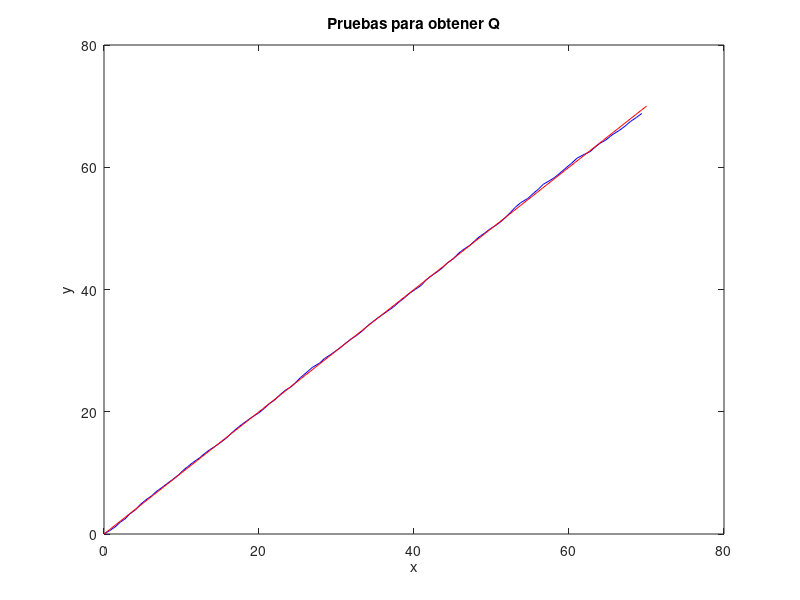
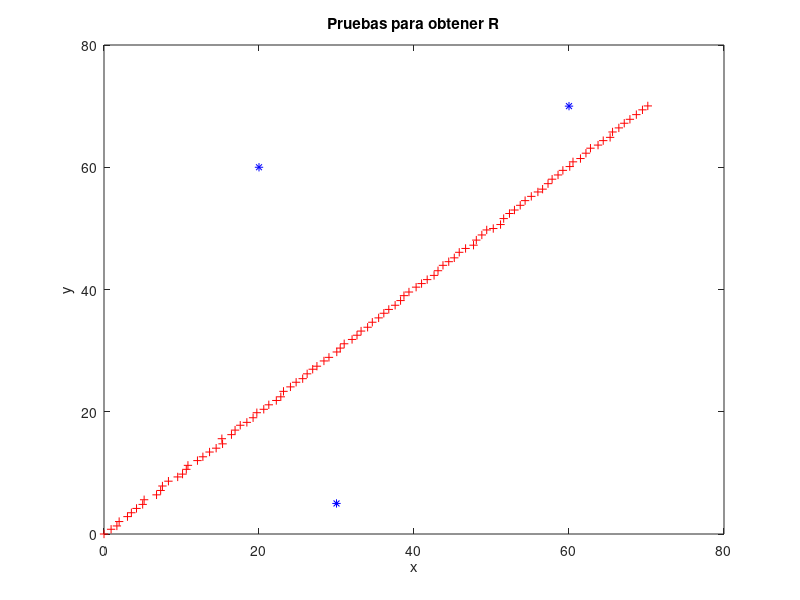
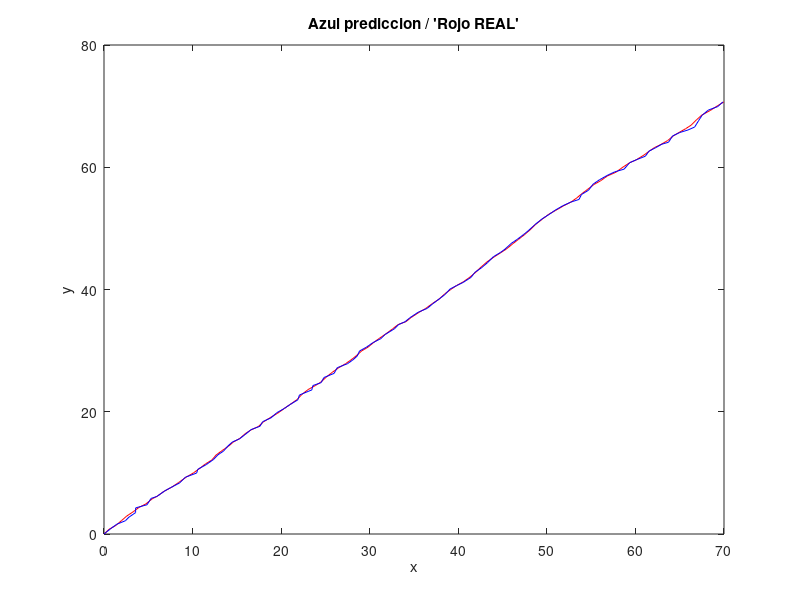

Source code (MATLAB) for these figures, in order:
close all
clear all

N_steps= 100;
u_theta = 0*pi/180;
u_avance = 1;

des = .1;    %% Desviacion estandar  Del error de movimiento
des_l = .1;  %% desviacion estandar del error en lectura de lanmarks
media = 0;



%%%%%%%  Para calcular Q  %%%%%%%%%%
angle_real = [1:N_steps];
x = [1:N_steps];
y = [1:N_steps];

angle = [1:N_steps];
x_real = [1:N_steps];
y_real = [1:N_steps];

%% Valores iniciales

angle_real(1) = pi/4;
x_real(1) = 0;
y_real(1) = 0;

angle(1) = pi/4;
x(1)=0;
y(1)=0;

  
%%%%%%%%%%%     Para optener Q
for steps = 2:N_steps

  angle_real(steps) = angle_real(steps-1) + u_theta ;
  x_real(steps) = x_real(steps-1) + u_avance * cos( angle_real(steps) );
  y_real(steps) = y_real(steps-1) + u_avance * sin( angle_real(steps) );
  
  
  angle(steps) = angle(steps-1) + u_theta ;
  x(steps) =  x(steps-1) + u_avance * cos( angle(steps-1) + u_theta  ) +(des.*randn() + media);
  y(steps) =  y(steps-1) + u_avance * sin( angle(steps-1) + u_theta  ) +(des.*randn() + media);
  
  x_error(steps) = x(steps) - x(steps-1);
  y_error(steps) = y(steps) - y(steps-1);
  angle_error(steps) =  atan( (y(steps)-y(steps-1) ) / (x(steps)-x(steps-1)+.001)  ) ;
    
end


figure(1);
plot(x,y,'b');
title ("Pruebas para obtener Q");
xlabel ("x");
ylabel ("y");
hold on; 
plot(x_real,y_real,'r')
hold off; 
 
Q = [ var(x_error(2:end)), 0, 0 ;0, var(y_error(2:end)), 0; 0,0,var(angle_error(2:end))]

%%%%% Para obtener R

landmarks = [ .3*N_steps, .2*N_steps, .6*N_steps ;
              .05*N_steps, .6*N_steps, .7*N_steps]

l_n = landmarks;

[ nada,n_radios] = size(landmarks)
radio = [1:n_radios]

x_z(1) = 0;
y_z(1) = 0;

for steps = 2:N_steps

   for i = 1:n_radios
    l_n(1,i)=landmarks(1,i);
    l_n(2,i)=landmarks(2,i); 
   end
   
   for i = 1:n_radios
    rd(i) =   sqrt( ( l_n(1,i)+(des.*randn() + media) - x_real(steps) )^2 + ( l_n(2,i) + (des.*randn() + media)- y_real(steps) )^2 ) ;
   end
   
   a1 = l_n(2,2)-l_n(2,1);
   a2 = rd(2)^2 - rd(3)^2 - l_n(1,2)^2 + l_n(1,3)^2 - l_n(2,2)^2  + l_n(2,3)^2 ;
   a3 = l_n(2,3)-l_n(2,2);
   a4 = rd(1)^2 - rd(2)^2 - l_n(1,1)^2 + l_n(1,2)^2 - l_n(2,1)^2 + l_n(2,2)^2 ;
   a5 = l_n(1,3) - l_n(1,2);
   a6 = l_n(1,2) - l_n(1,1);  
   
   x_z(steps) =  ( (a1 * a2) - (a3 * a4) ) / ( (2 * a5 * a1) - (2 * a6 * a3) );  
   y_z(steps) =  ( (a6 * a2) - (a5 * a4) ) / ( (2 * a6 * a3) - (2 * a5 * a1) );  
   
   x_z_error(steps) = x_z(steps) - x_real(steps);
   y_z_error(steps) = y_z(steps) - y_real(steps);
   
   angle_z(steps) = atan( (y_z(steps)-y_real(steps-1) ) / (x_z(steps)-x_real(steps-1)+.001)  ) ;
   
end

figure(2);
plot(x_z,y_z,'+r')
title ("Pruebas para obtener R");
xlabel ("x");
ylabel ("y");
hold on; 
plot(landmarks(1,:),landmarks(2,:),'*b')
hold off; 

R = [ var(x_z_error(2:end)), 0, 0 ;0, var(y_z_error(2:end)), 0; 0,0,var(angle_z(2:end)) ]

%%% FIltro de kalman


% Jacobiano de la funcion F
VF = [ 1, 0, -u_avance*sin(u_theta); 
       0, 1,  u_avance*cos(u_theta);
       0, 0,  1]

% Matriz de predicciones
for i = 1:N_steps
  x_hat(:,:,i) = [0;0;u_theta];
end

%% Matriz de covarianza
P = [0,0,0;0,0,0;0,0,0];

%% Jacobiano de la funcion H
VH = [1,0,0;0,1,0;0,0,1];

%%% Vector de comparacion
V = [0;0;0];

%% Kalman filter    
 
xx_real = [1:N_steps];
yy_real = [1:N_steps];

xx_real(1) = 0;
yy_real(1) = 0;

theta = [1:N_steps];
theta_k = [1:N_steps];

theta(1)= pi/4;
theta_k(1)= pi/4;

for i = 2:N_steps

theta(i) = theta(i-1) + u_theta;  
xx_real(i) = xx_real(i-1) + u_avance*cos( theta(i) ) + (des.*randn() + media);
yy_real(i) = yy_real(i-1) + u_avance*sin( theta(i) ) + (des.*randn() + media);

% Prediccion
theta_k(i) = theta_k(i-1) + u_theta;

x_hat(:,:,i) = [ x_hat(1,i-1) + u_avance*cos( theta_k(i) ) , x_hat(2,i-1)+ u_avance*sin( theta_k(i) ) ,0]'  ;
P = VF*P*VF'+Q;

%actualizacion o correccion

                 for j = 1:n_radios
                  rd(j) = sqrt( ( landmarks(1,j) - x_hat(1,:,i) )^2 + ( landmarks(2,j)- x_hat(2,:,i) )^2 ) ;
                 end
                 
                 a1 = l_n(2,2)-l_n(2,1);
                 a2 = rd(2)^2 - rd(3)^2 - l_n(1,2)^2 + l_n(1,3)^2 - l_n(2,2)^2  + l_n(2,3)^2 ;
                 a3 = l_n(2,3)-l_n(2,2);
                 a4 = rd(1)^2 - rd(2)^2 - l_n(1,1)^2 + l_n(1,2)^2 - l_n(2,1)^2 + l_n(2,2)^2 ;
                 a5 = l_n(1,3) - l_n(1,2);
                 a6 = l_n(1,2) - l_n(1,1); 
                                 
                 x_VHX =  ( (a1 * a2) - (a3 * a4) ) / ( (2 * a5 * a1) - (2 * a6 * a3) );  
                 y_VHX =  ( (a6 * a2) - (a5 * a4) ) / ( (2 * a6 * a3) - (2 * a5 * a1) );  
                 
                 
                 
                 for j = 1:n_radios
                  rd(j) = sqrt( ( landmarks(1,j)+(des_l.*randn() + media)- xx_real(i) )^2 + ( landmarks(2,j) +(des_l.*randn() + media)- yy_real(i) )^2 ) ;
                 end
                 
                 a1 = l_n(2,2)-l_n(2,1);
                 a2 = rd(2)^2 - rd(3)^2 - l_n(1,2)^2 + l_n(1,3)^2 - l_n(2,2)^2  + l_n(2,3)^2 ;
                 a3 = l_n(2,3)-l_n(2,2);
                 a4 = rd(1)^2 - rd(2)^2 - l_n(1,1)^2 + l_n(1,2)^2 - l_n(2,1)^2 + l_n(2,2)^2 ;
                 a5 = l_n(1,3) - l_n(1,2);
                 a6 = l_n(1,2) - l_n(1,1); 
                                 
                 x_z =  ( (a1 * a2) - (a3 * a4) ) / ( (2 * a5 * a1) - (2 * a6 * a3) );  
                 y_z =  ( (a6 * a2) - (a5 * a4) ) / ( (2 * a6 * a3) - (2 * a5 * a1) );  
                 
                 V(1,1)= x_z - x_VHX;
                 V(2,1)= y_z - y_VHX;
                 V(3,1)= 0 ;


S =  ( VH*P*VH')+R;
K = P*VH'*inv(S);
x_hat(:,:,i) = x_hat(:,:,i)+ K*(V );

%P = P -  K*VH*P;
P = P + K*S*K';

end

figure(3);
plot(xx_real,yy_real,'r')

title ("Azul prediccion / 'Rojo REAL'");
xlabel ("x");
ylabel ("y");
hold on; 
plot(x_hat(1,1,:),x_hat(2,1,:),'b')
%plot(landmarks(1,:),landmarks(2,:),'*g')
hold off; 

       
